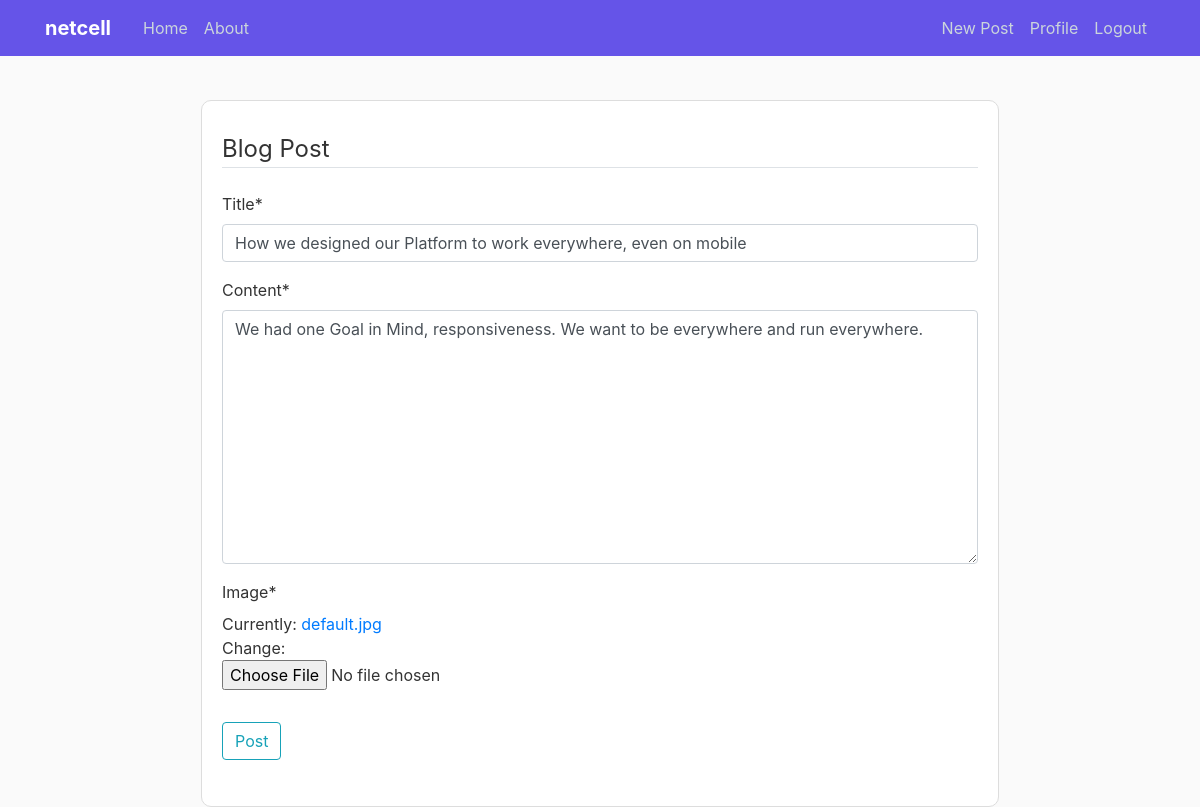
Screenshot of /post/25/update (signed in) with the database file from the repository.
### blog/models.py (models this page shows, shortened)
class Post(models.Model):
    title = models.CharField(max_length=100)
    content = models.TextField()
    image = models.ImageField(default="default.jpg", upload_to='post_pics')
    date_posted = models.DateTimeField(default=timezone.now)
    author = models.ForeignKey(User, on_delete=models.CASCADE)

### blog/views.py (the view, shortened to what this page needs)
# urls.py: path('post/<int:pk>/update', PostUpdateView.as_view(), name="post-update"),
class PostUpdateView(LoginRequiredMixin, UserPassesTestMixin, UpdateView):
    model = Post
    fields = ['title', 'content', 'image']
    def test_func(self):
        post = self.get_object()
        if self.request.user == post.author:
            return True
        return False

### blog/templates/blog/post_form.html (shortened to what this page needs)
{% extends "blog/base.html" %}
{% load crispy_forms_tags %}
{% block content %}
<div class="content-section">
  <form method="POST" enctype="multipart/form-data">
    <fieldset class="form-group">
      <legend class="border-bottom mb-4">
        Blog Post
      </legend>
      {{ form|crispy }}
    </fieldset>
    <div class="form-group">
      <button class="btn btn-outline-info" type="submit">Post</button>
    </div>
  </form>
</div>
{% endblock %}

### blog/static/blog/main.css (style rules this page uses)
body { background: #fafafa; color: #333333; margin-top: 5rem; }
.content-section { background: #ffffff; padding: 30px 20px; border: 1px solid #dddddd; border-radius: 10px; margin-bottom: 20px; width: 70%; min-width: 70%; margin: 10 auto auto auto }

### rows the page displays
Post: title "How we designed our Platform to work everywhere, even on mobile", content "We had one Goal in Mind, responsiveness. We want to be everywhere and run everywhere."
